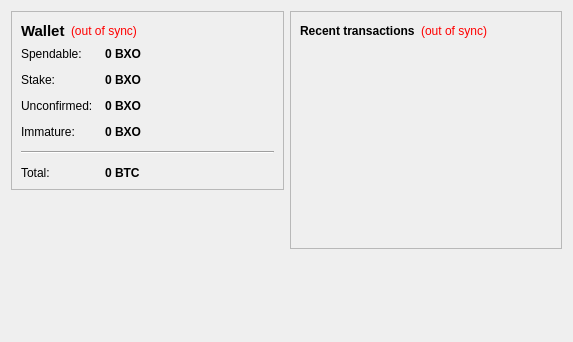
<?xml version="1.0" encoding="UTF-8"?>
<ui version="4.0">
 <class>OverviewPage</class>
 <widget class="QWidget" name="OverviewPage">
  <property name="geometry">
   <rect>
    <x>0</x>
    <y>0</y>
    <width>573</width>
    <height>342</height>
   </rect>
  </property>
  <property name="windowTitle">
   <string>Form</string>
  </property>
  <layout class="QHBoxLayout" name="horizontalLayout" stretch="1,1">
   <item>
    <layout class="QVBoxLayout" name="verticalLayout_2">
     <item>
      <widget class="QFrame" name="frame">
       <property name="frameShape">
        <enum>QFrame::StyledPanel</enum>
       </property>
       <property name="frameShadow">
        <enum>QFrame::Raised</enum>
       </property>
       <layout class="QVBoxLayout" name="verticalLayout_4">
        <item>
         <layout class="QHBoxLayout" name="horizontalLayout_4">
          <item>
           <widget class="QLabel" name="label_5">
            <property name="font">
             <font>
              <pointsize>11</pointsize>
              <weight>75</weight>
              <bold>true</bold>
             </font>
            </property>
            <property name="text">
             <string>Wallet</string>
            </property>
           </widget>
          </item>
          <item>
           <widget class="QLabel" name="labelWalletStatus">
            <property name="toolTip">
             <string>The displayed information may be out of date. Your wallet automatically synchronizes with the BitExo network after a connection is established, but this process has not completed yet.</string>
            </property>
            <property name="styleSheet">
             <string notr="true">QLabel { color: red; }</string>
            </property>
            <property name="text">
             <string notr="true">(out of sync)</string>
            </property>
            <property name="alignment">
             <set>Qt::AlignLeading|Qt::AlignLeft|Qt::AlignVCenter</set>
            </property>
           </widget>
          </item>
          <item>
           <spacer name="horizontalSpacer_2">
            <property name="orientation">
             <enum>Qt::Horizontal</enum>
            </property>
            <property name="sizeHint" stdset="0">
             <size>
              <width>40</width>
              <height>20</height>
             </size>
            </property>
           </spacer>
          </item>
         </layout>
        </item>
        <item>
         <layout class="QFormLayout" name="formLayout_2">
          <property name="fieldGrowthPolicy">
           <enum>QFormLayout::AllNonFixedFieldsGrow</enum>
          </property>
          <property name="horizontalSpacing">
           <number>12</number>
          </property>
          <property name="verticalSpacing">
           <number>12</number>
          </property>
          <item row="0" column="0">
           <widget class="QLabel" name="label">
            <property name="text">
             <string>Spendable:</string>
            </property>
           </widget>
          </item>
          <item row="0" column="1">
           <widget class="QLabel" name="labelBalance">
            <property name="font">
             <font>
              <weight>75</weight>
              <bold>true</bold>
             </font>
            </property>
            <property name="cursor">
             <cursorShape>IBeamCursor</cursorShape>
            </property>
            <property name="toolTip">
             <string>Your current spendable balance</string>
            </property>
            <property name="text">
             <string notr="true">0 BXO</string>
            </property>
            <property name="textInteractionFlags">
             <set>Qt::LinksAccessibleByMouse|Qt::TextSelectableByKeyboard|Qt::TextSelectableByMouse</set>
            </property>
           </widget>
          </item>
          <item row="1" column="0">
           <widget class="QLabel" name="label_6">
            <property name="text">
             <string>Stake:</string>
            </property>
           </widget>
          </item>
          <item row="1" column="1">
           <widget class="QLabel" name="labelStake">
            <property name="font">
             <font>
              <weight>75</weight>
              <bold>true</bold>
             </font>
            </property>
            <property name="cursor">
             <cursorShape>IBeamCursor</cursorShape>
            </property>
            <property name="toolTip">
             <string>Total of coins that was staked, and do not yet count toward the current balance</string>
            </property>
            <property name="text">
             <string notr="true">0 BXO</string>
            </property>
            <property name="textInteractionFlags">
             <set>Qt::LinksAccessibleByMouse|Qt::TextSelectableByKeyboard|Qt::TextSelectableByMouse</set>
            </property>
           </widget>
          </item>
          <item row="2" column="0">
           <widget class="QLabel" name="label_3">
            <property name="text">
             <string>Unconfirmed:</string>
            </property>
           </widget>
          </item>
          <item row="2" column="1">
           <widget class="QLabel" name="labelUnconfirmed">
            <property name="font">
             <font>
              <weight>75</weight>
              <bold>true</bold>
             </font>
            </property>
            <property name="cursor">
             <cursorShape>IBeamCursor</cursorShape>
            </property>
            <property name="toolTip">
             <string>Total of transactions that have yet to be confirmed, and do not yet count toward the current balance</string>
            </property>
            <property name="text">
             <string notr="true">0 BXO</string>
            </property>
            <property name="textInteractionFlags">
             <set>Qt::LinksAccessibleByMouse|Qt::TextSelectableByKeyboard|Qt::TextSelectableByMouse</set>
            </property>
           </widget>
          </item>
          <item row="3" column="0">
           <widget class="QLabel" name="labelImmatureText">
            <property name="text">
             <string>Immature:</string>
            </property>
           </widget>
          </item>
          <item row="3" column="1">
           <widget class="QLabel" name="labelImmature">
            <property name="font">
             <font>
              <weight>75</weight>
              <bold>true</bold>
             </font>
            </property>
            <property name="toolTip">
             <string>Mined balance that has not yet matured</string>
            </property>
            <property name="text">
             <string notr="true">0 BXO</string>
            </property>
            <property name="textInteractionFlags">
             <set>Qt::LinksAccessibleByMouse|Qt::TextSelectableByKeyboard|Qt::TextSelectableByMouse</set>
            </property>
           </widget>
          </item>
          <item row="4" column="0" colspan="2">
           <widget class="Line" name="line">
            <property name="orientation">
             <enum>Qt::Horizontal</enum>
            </property>
           </widget>
          </item>
          <item row="5" column="0">
           <widget class="QLabel" name="labelTotalText">
            <property name="text">
             <string>Total:</string>
            </property>
           </widget>
          </item>
          <item row="5" column="1">
           <widget class="QLabel" name="labelTotal">
            <property name="font">
             <font>
              <weight>75</weight>
              <bold>true</bold>
             </font>
            </property>
            <property name="cursor">
             <cursorShape>IBeamCursor</cursorShape>
            </property>
            <property name="toolTip">
             <string>Your current total balance</string>
            </property>
            <property name="text">
             <string notr="true">0 BTC</string>
            </property>
            <property name="textInteractionFlags">
             <set>Qt::LinksAccessibleByMouse|Qt::TextSelectableByKeyboard|Qt::TextSelectableByMouse</set>
            </property>
           </widget>
          </item>
         </layout>
        </item>
       </layout>
      </widget>
     </item>
     <item>
      <spacer name="verticalSpacer">
       <property name="orientation">
        <enum>Qt::Vertical</enum>
       </property>
       <property name="sizeHint" stdset="0">
        <size>
         <width>20</width>
         <height>40</height>
        </size>
       </property>
      </spacer>
     </item>
    </layout>
   </item>
   <item>
    <layout class="QVBoxLayout" name="verticalLayout_3">
     <item>
      <widget class="QFrame" name="frame_2">
       <property name="frameShape">
        <enum>QFrame::StyledPanel</enum>
       </property>
       <property name="frameShadow">
        <enum>QFrame::Raised</enum>
       </property>
       <layout class="QVBoxLayout" name="verticalLayout">
        <item>
         <layout class="QHBoxLayout" name="horizontalLayout_2">
          <item>
           <widget class="QLabel" name="label_4">
            <property name="text">
             <string>&lt;b&gt;Recent transactions&lt;/b&gt;</string>
            </property>
           </widget>
          </item>
          <item>
           <widget class="QLabel" name="labelTransactionsStatus">
            <property name="toolTip">
             <string>The displayed information may be out of date. Your wallet automatically synchronizes with the BitExo network after a connection is established, but this process has not completed yet.</string>
            </property>
            <property name="styleSheet">
             <string notr="true">QLabel { color: red; }</string>
            </property>
            <property name="text">
             <string notr="true">(out of sync)</string>
            </property>
            <property name="alignment">
             <set>Qt::AlignRight|Qt::AlignTrailing|Qt::AlignVCenter</set>
            </property>
           </widget>
          </item>
          <item>
           <spacer name="horizontalSpacer">
            <property name="orientation">
             <enum>Qt::Horizontal</enum>
            </property>
            <property name="sizeHint" stdset="0">
             <size>
              <width>40</width>
              <height>20</height>
             </size>
            </property>
           </spacer>
          </item>
         </layout>
        </item>
        <item>
         <widget class="QListView" name="listTransactions">
          <property name="styleSheet">
           <string notr="true">QListView { background: transparent; }</string>
          </property>
          <property name="frameShape">
           <enum>QFrame::NoFrame</enum>
          </property>
          <property name="verticalScrollBarPolicy">
           <enum>Qt::ScrollBarAlwaysOff</enum>
          </property>
          <property name="horizontalScrollBarPolicy">
           <enum>Qt::ScrollBarAlwaysOff</enum>
          </property>
          <property name="selectionMode">
           <enum>QAbstractItemView::NoSelection</enum>
          </property>
         </widget>
        </item>
       </layout>
      </widget>
     </item>
     <item>
      <spacer name="verticalSpacer_2">
       <property name="orientation">
        <enum>Qt::Vertical</enum>
       </property>
       <property name="sizeHint" stdset="0">
        <size>
         <width>20</width>
         <height>40</height>
        </size>
       </property>
      </spacer>
     </item>
    </layout>
   </item>
  </layout>
 </widget>
 <resources/>
 <connections/>
</ui>
